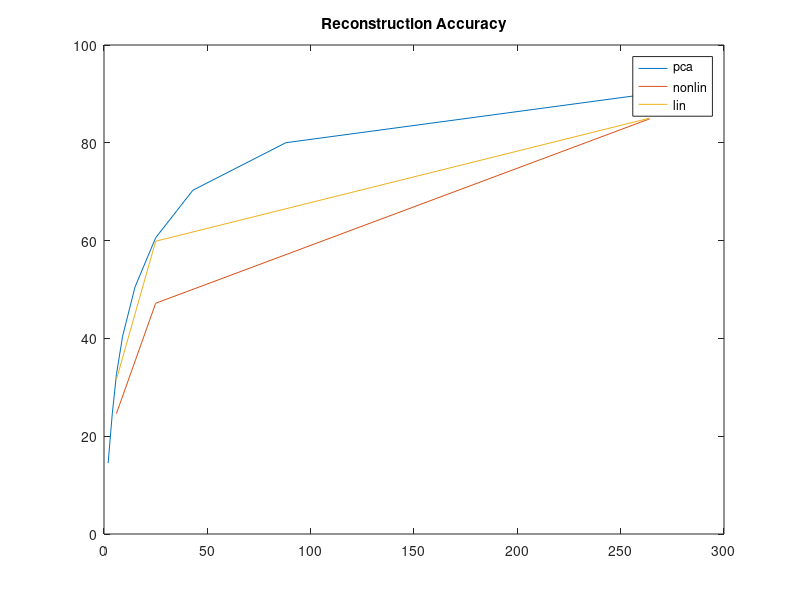

The MATLAB source for this figure:
x_pca = [2,4,6,9,15,25,43,88,264];
y_pca = [0.1451,0.2457,0.3260,0.4044,0.5051,0.6058,0.7030,0.8002,0.9002]*100;
x_auto_log = [6,25,264];
y_auto_log = [0.2461,0.4719,0.8490]*100;
x_auto_lin = [6,25,264];
y_auto_lin = [0.3160,0.5987,0.8504]*100;
plot(x_pca,y_pca);
hold on
plot(x_auto_log, y_auto_log);
hold on
plot(x_auto_lin, y_auto_lin);
legend('pca', 'nonlin', 'lin');
title('Reconstruction Accuracy')